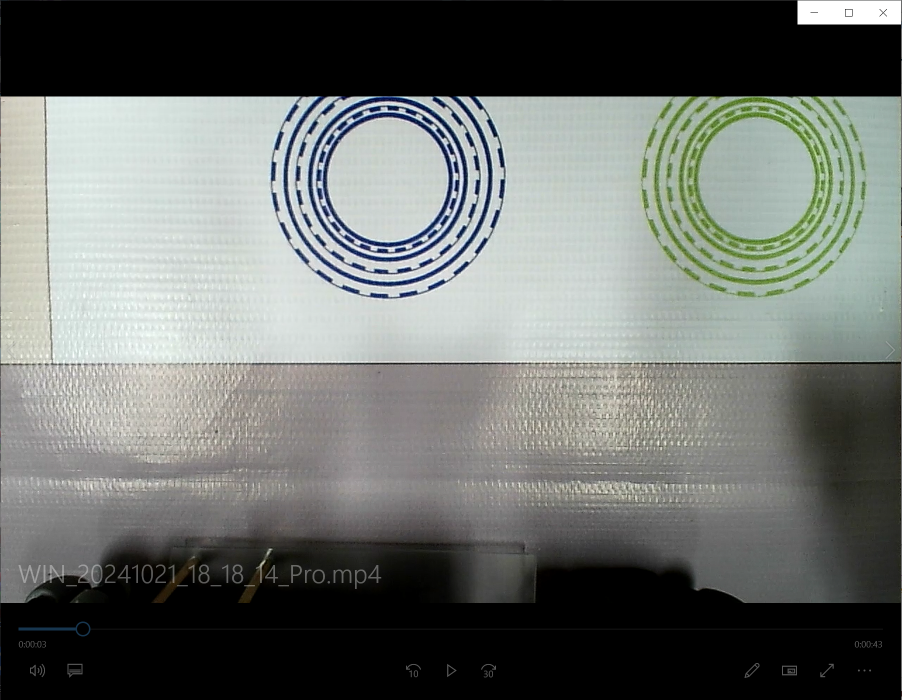
#> input picture 1245.png, 1803 x 1399 px, found by its file name (shown at 1/2 size)
$ python fenge2.py
#> lines starting #> are read from the running program, lines starting #| are printed output that depends on the picture; after the words box and inside, x2 and y2 are one past the last pixel; in counts of white or black regions, pixels touching at a corner belong together
import cv2
import numpy as np

# 读取图像
image = cv2.imread(r'C:\Users\L3101\Pictures\Camera Roll\1245.png')  # 替换为你的图像文件路径
#> image is the input picture: shape (1399, 1803, 3); mean B, G, R 108.6, 112.2, 108.3
if image is None:
    print("Image not found!")
    exit()

# 1. 图像预处理：转换为灰度并进行高斯模糊
gray = cv2.cvtColor(image, cv2.COLOR_BGR2GRAY)
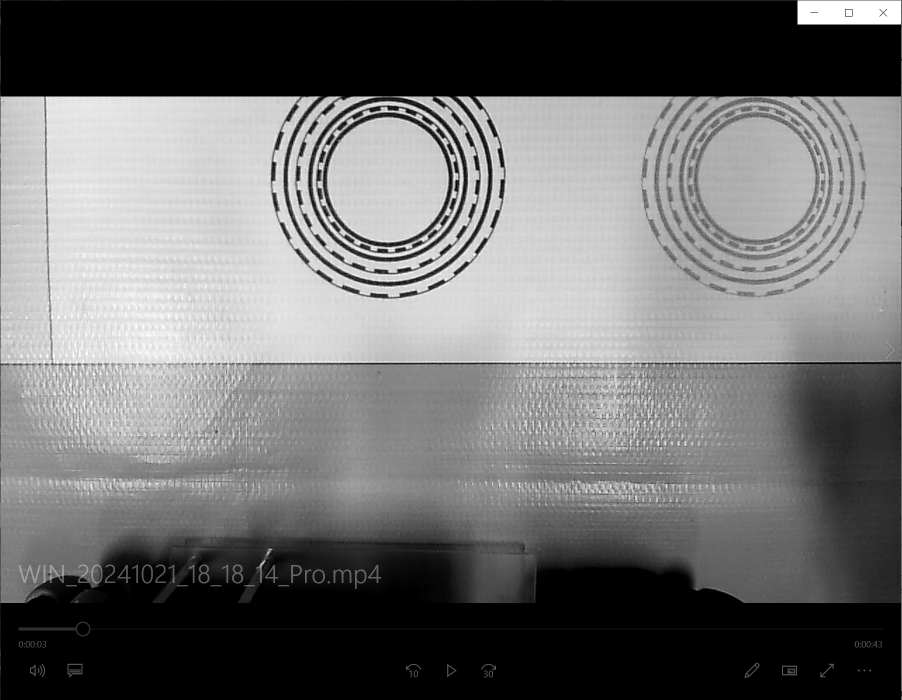
#> gray: shape (1399, 1803) (shown at 1/2 size); min 0, max 255, mean 110.6
blurred = cv2.GaussianBlur(gray, (5, 5), 0)

# 2. 边缘提取：使用 Canny 算法检测边缘
edges = cv2.Canny(blurred, 50, 150)
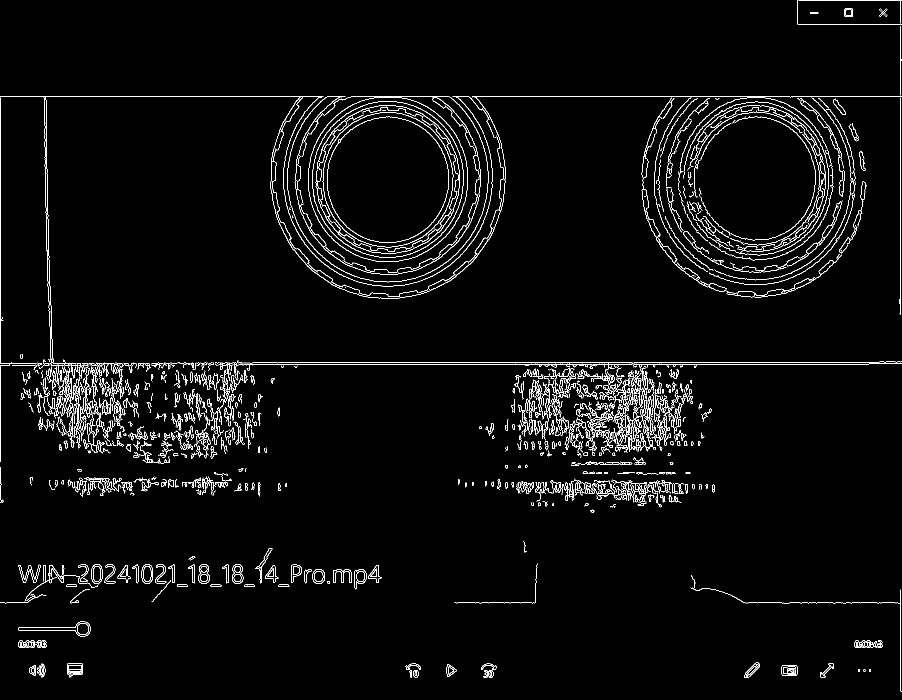
#> edges: shape (1399, 1803) (shown at 1/2 size); 3% white in thin lines or dots

# 3. 提取感兴趣区域（ROI）：根据实际情况截取图像中的导引线区域
height, width = edges.shape
#> height = 1399; width = 1803
roi = edges[int(height / 8):int(3 * height / 4),int(width / 3):int(3 * width / 4)]  # 取图像下半部分
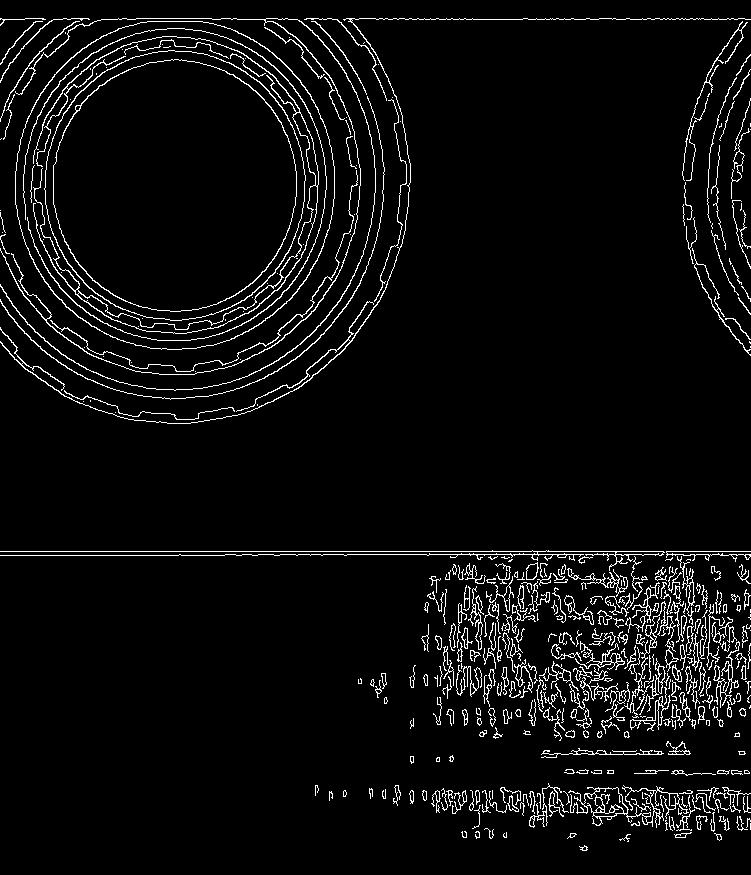
#> roi: shape (875, 751); 4.9% white in thin lines or dots

# 4. 轮廓检测：提取导引线轮廓
contours, _ = cv2.findContours(roi, cv2.RETR_EXTERNAL, cv2.CHAIN_APPROX_SIMPLE)
#> contours = 370 contours, 263 with area under 20; largest, box (x1, y1, x2, y2) and area: (15, 21, 335, 350) 83024, (568, 785, 689, 828) 1084, (0, 18, 376, 391) 536, (624, 601, 679, 718) 508, (0, 18, 751, 424) 334

# 5. 导引线筛选与绘制
output = image.copy()
for contour in contours:
    # 计算轮廓的周长和面积
    perimeter = cv2.arcLength(contour, True)
    area = cv2.contourArea(contour)
    if area > 100:  # 根据实际情况选择合适的面积阈值
        cv2.drawContours(output[int(height / 8):int(3 * height / 4),int(width / 3):int(3 * width / 4)], [contour], -1, (0, 255, 0), 2)
#> this loop made 370 passes
#> (perimeter, area) on passes 3, 5, 27: (24.49, 21), (41.31, 37), (167, 37.5)

image = cv2.resize(image, None, fx=0.5, fy=0.5)
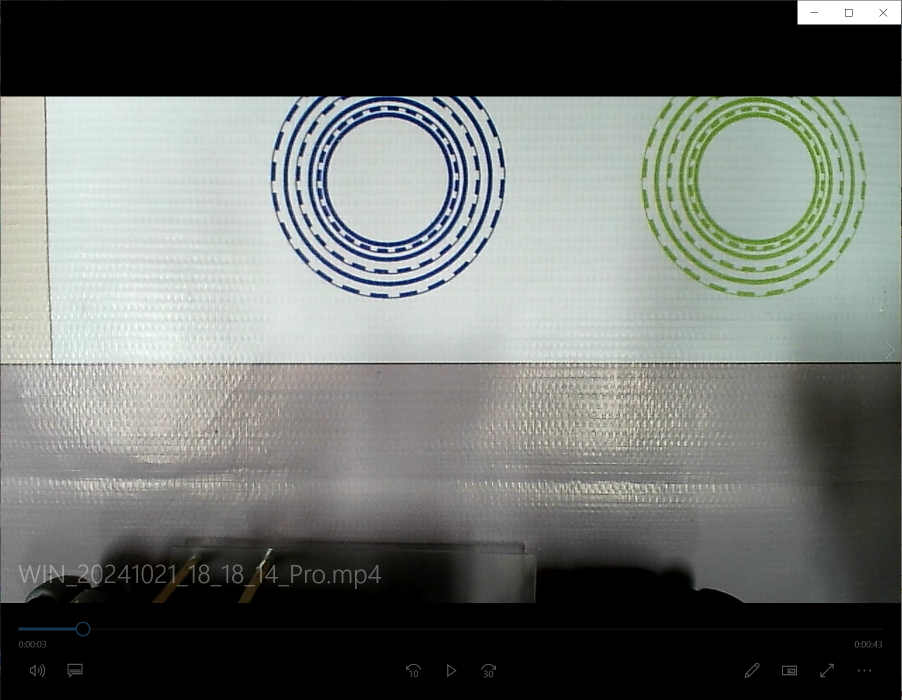
#> image: shape (700, 902, 3); mean B, G, R 108.6, 112.2, 108.3
output = cv2.resize(output, None, fx=0.5, fy=0.5)
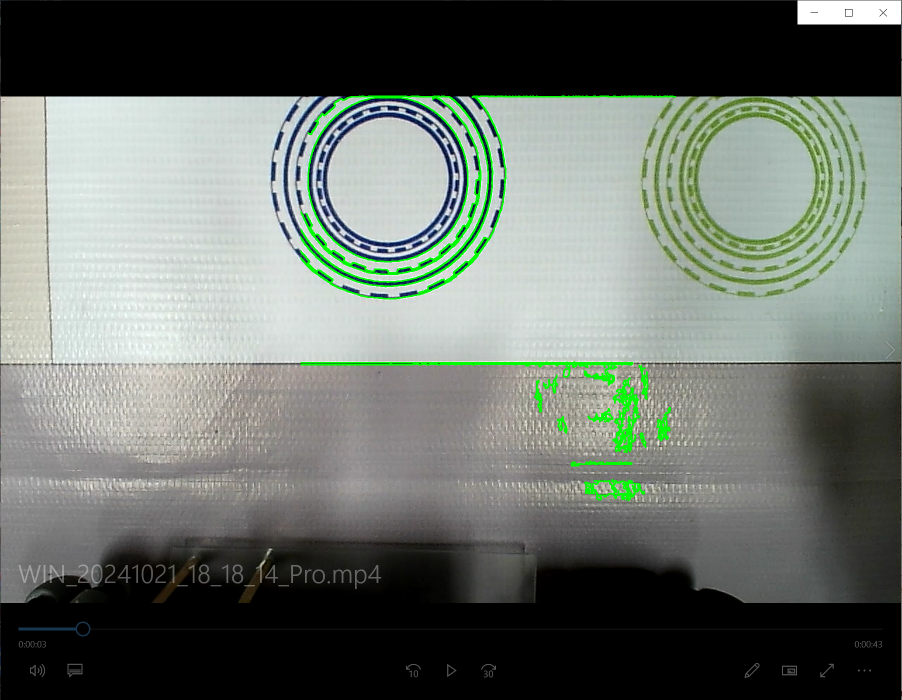
#> output: shape (700, 902, 3); mean B, G, R 106.5, 113.8, 106.4
# 显示结果
cv2.imshow("Original Image", image)
cv2.imshow("Detected Guide Line", output)
cv2.waitKey(0)
cv2.destroyAllWindows()

$ run again, with 2222.png copied over 1245.png
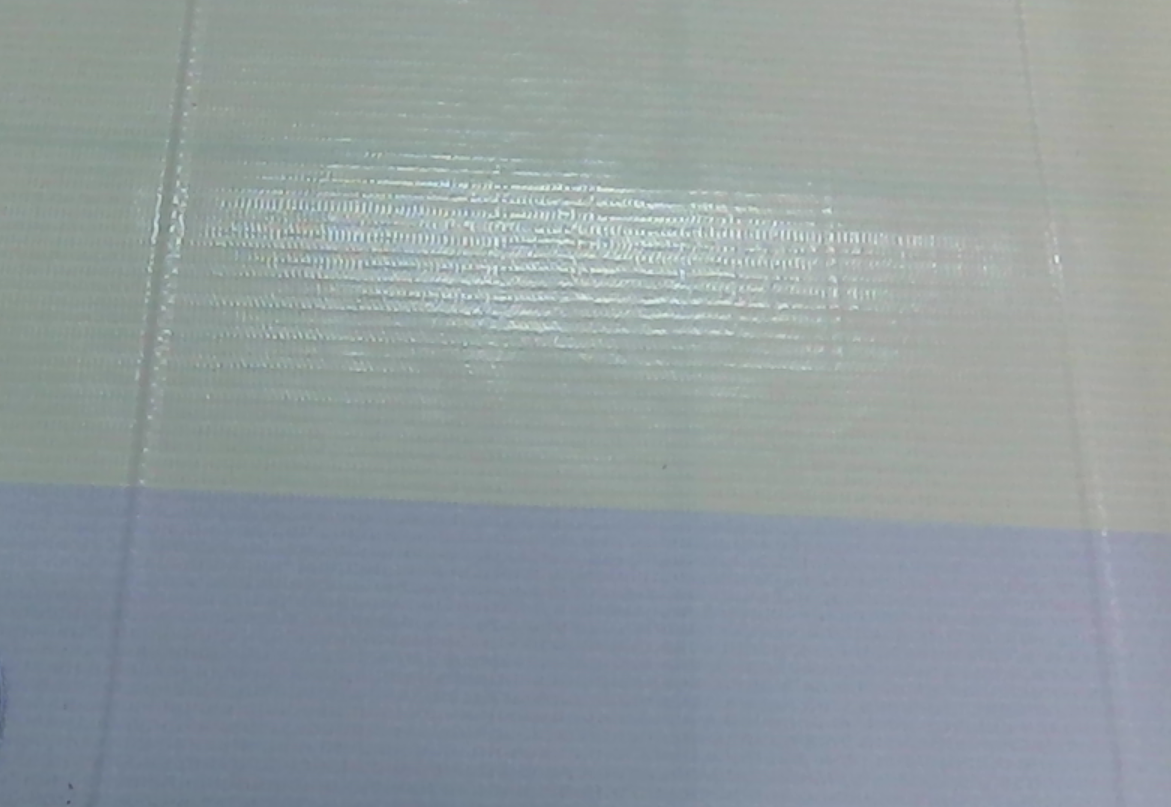
#> input picture 2222.png, 1171 x 807 px, found by its file name
#> image is the input picture: shape (807, 1171, 3); mean B, G, R 158.7, 155.8, 145.5
#> `edges = cv2.Canny(blurred, 50, 150)`:
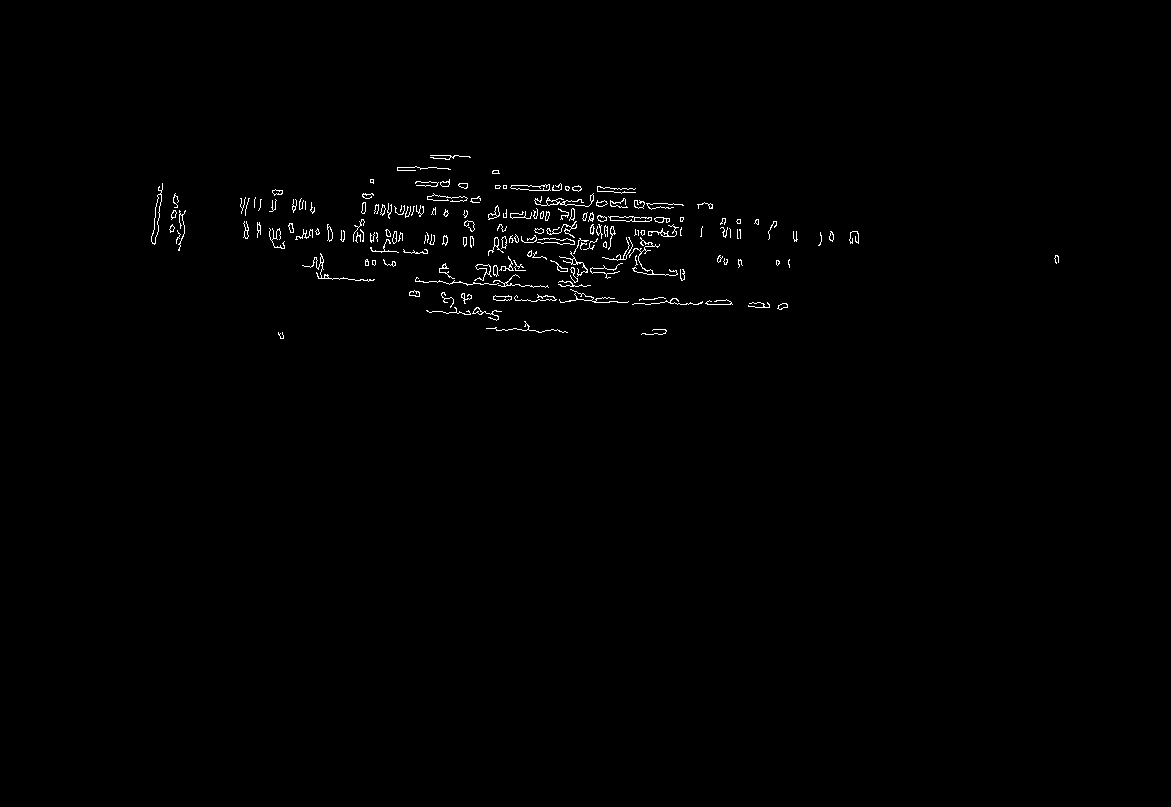
#> edges: shape (807, 1171); 0.68% white in thin lines or dots, all inside (x1, y1, x2, y2) = (151, 155, 1059, 339)
#> `roi = edges[int(height / 8):int(3 * height / 4),int(width / 3):int(3 *..`:
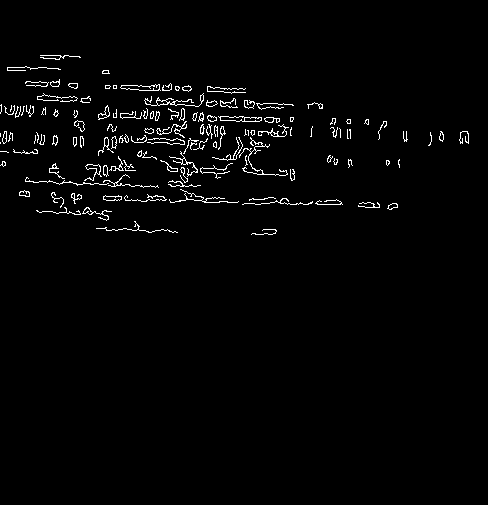
#> roi: shape (505, 488); 2.1% white in thin lines or dots, all inside (x1, y1, x2, y2) = (0, 55, 469, 235)
#> contours = 131 contours, 96 with area under 20; largest, box (x1, y1, x2, y2) and area: (218, 116, 262, 122) 160, (120, 84, 161, 91) 158, (144, 93, 204, 107) 86, (84, 164, 102, 181) 78, (103, 195, 122, 201) 68
#> the loop `for contour in contours:` made 131 passes
#> (perimeter, area) on passes 3, 5, 10, 14, 18, 21, 22, 27: (118.2, 46), (27.9, 38.5), (46.14, 68), (29.07, 44.5), (183.6, 20.5), (31.31, 36), (92.67, 77.5), (49.21, 39.5)
#> image: shape (404, 586, 3)

$ run again, with 5678.png copied over 1245.png
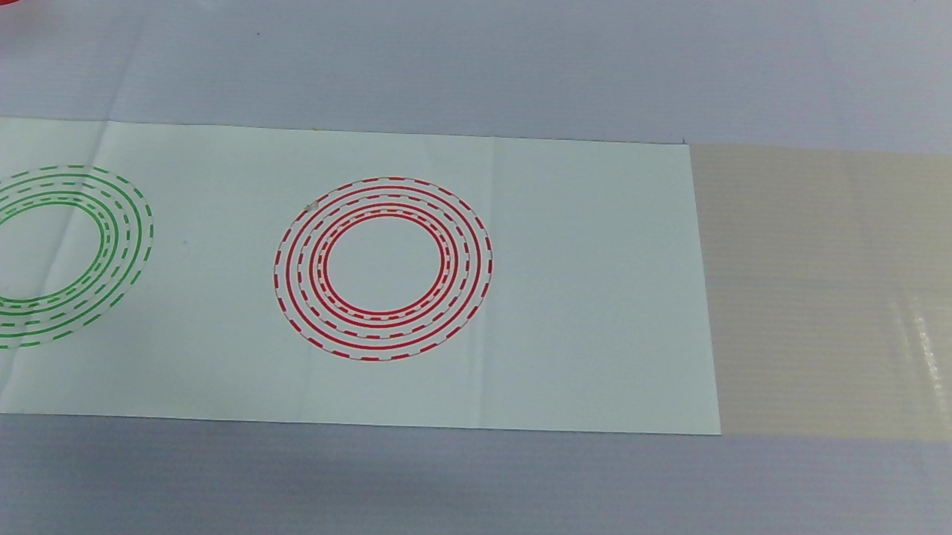
#> input picture 5678.png, 1903 x 1069 px, found by its file name (shown at 1/2 size)
#> image is the input picture: shape (1069, 1903, 3); mean B, G, R 144.8, 141.3, 131.7
#> `edges = cv2.Canny(blurred, 50, 150)`:
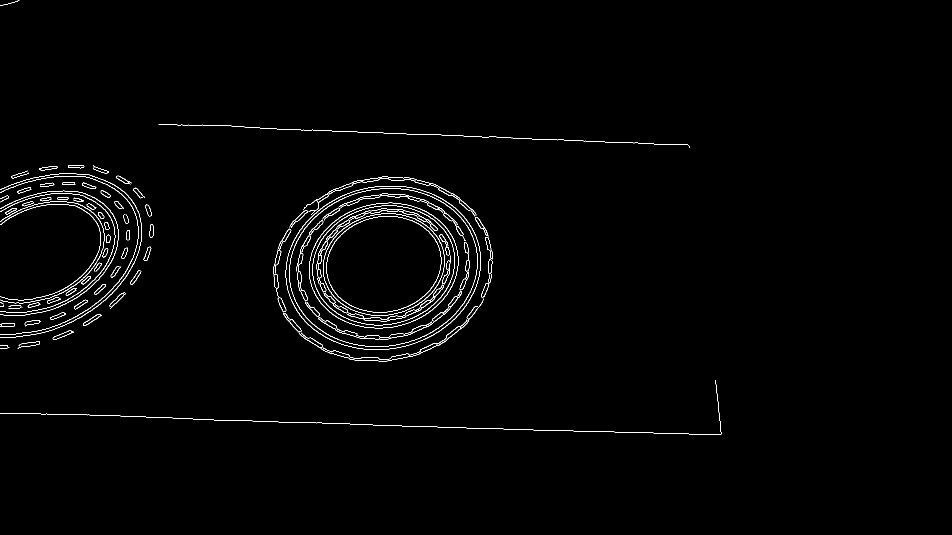
#> edges: shape (1069, 1903) (shown at 1/2 size); 1.1% white in thin lines or dots, all inside (x1, y1, x2, y2) = (0, 0, 1443, 870)
#> roi: shape (668, 793); 2.2% white in thin lines or dots, all inside (x1, y1, x2, y2) = (0, 128, 745, 590)
#> contours = 47 contours, 21 with area under 20; largest, box (x1, y1, x2, y2) and area: (12, 294, 256, 498) 38817, (0, 349, 22, 452) 390, (18, 284, 242, 348) 347, (64, 464, 333, 590) 310, (47, 254, 281, 319) 264
#> the loop `for contour in contours:` made 47 passes
#> (perimeter, area) on passes 2, 4, 5, 8, 9, 10, 11, 13: (188.2, 21), (455, 26), (124.5, 32), (417.8, 23.5), (1124, 309.5), (237.8, 158.5), (881.5, 118), (475.2, 224)
#> image: shape (534, 952, 3)
#> `output = cv2.resize(output, None, fx=0.5, fy=0.5)`:
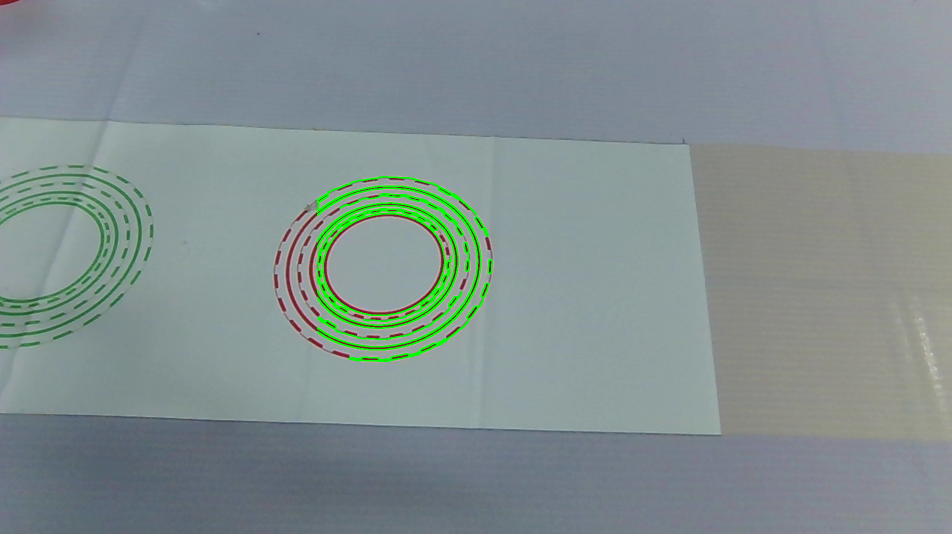
#> output: shape (534, 952, 3); mean B, G, R 143.4, 143.3, 129.9
